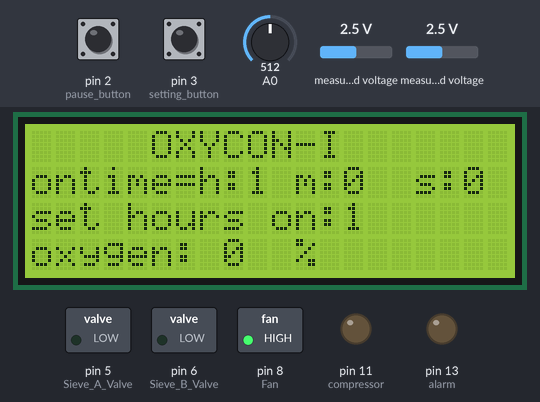
A sketch run on a simulated Arduino Uno, built with avr-gcc and run on an emulated ATmega328P. On the bench: 20×4 character LCD, switched loads named in the sketch (green lamp = pin HIGH), output pins drawn as LEDs (lit = HIGH). The test bench sets the inputs (shaded band); at power-on: pin 3 (setting_button) HIGH, pin 2 (pause_button) HIGH, A0 = 512, measured voltage 2.5 V. EEPROM starts erased; what the sketch prints to the serial monitor is not drawn.

Above: at 2.2 s.
2.3 s: pin 3 (setting_button) pulled LOW for 0.15 s
At 2.49 s:
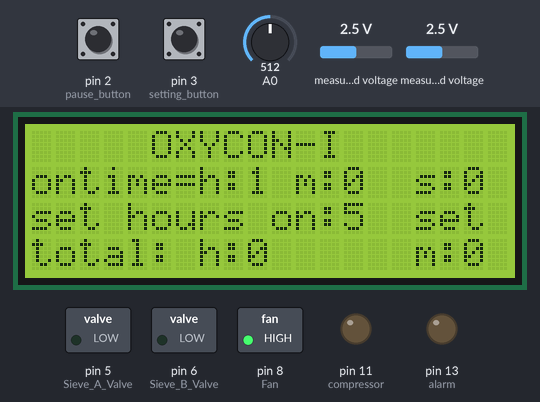
4.0 s: pin 2 (pause_button) pulled LOW for 0.15 s
At 5.7 s:
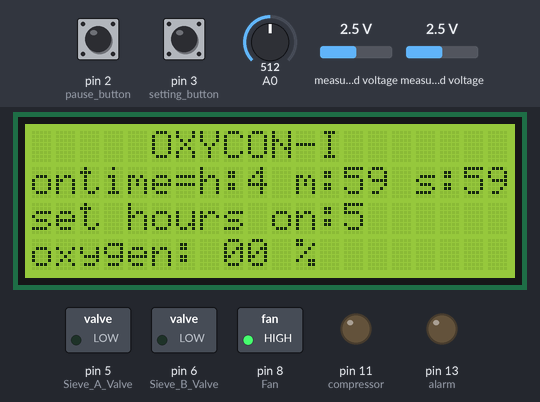
6.0 s: pin 2 (pause_button) pulled LOW for 1 s
At 6.5 s:
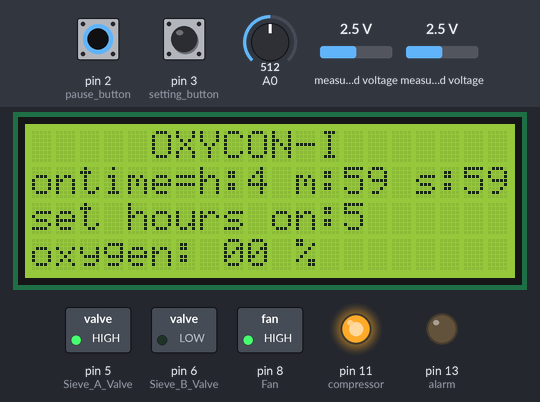
8.6 s: pin 3 (setting_button) pulled LOW for 1 s
At 10.7 s:
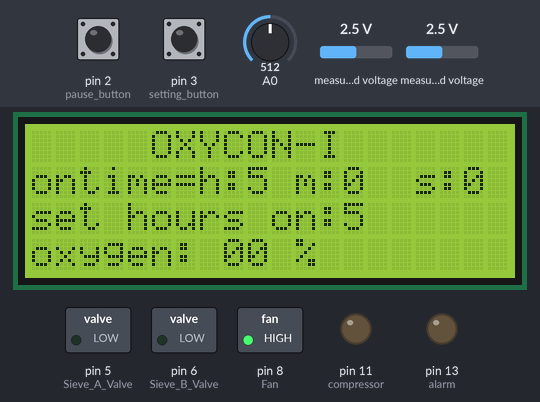
11.1 s: pin 3 (setting_button) pulled LOW for 3.2 s
At 11.9 s:
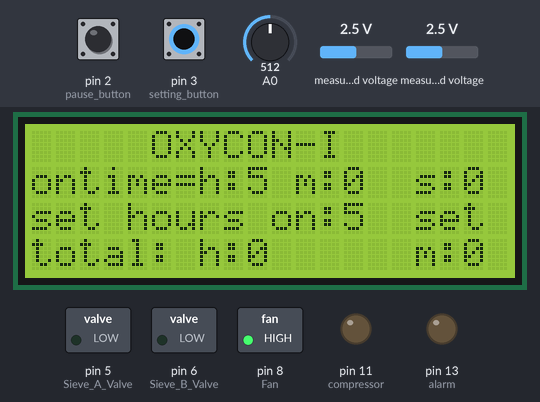
15.8 s: pin 2 (pause_button) driven LOW and pin 3 (setting_button) driven LOW
At 17.0 s:
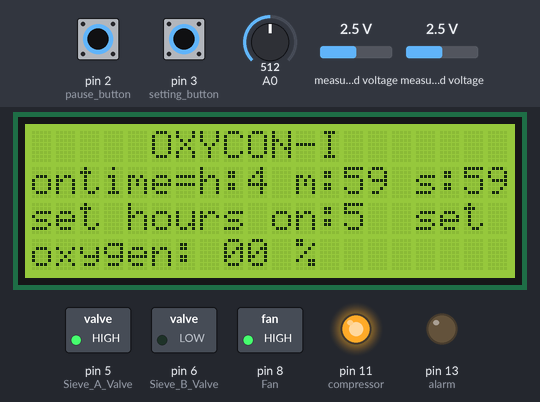
Timing chart, 0 to 26.1 s (numbered marks = the images above; inputs shaded):
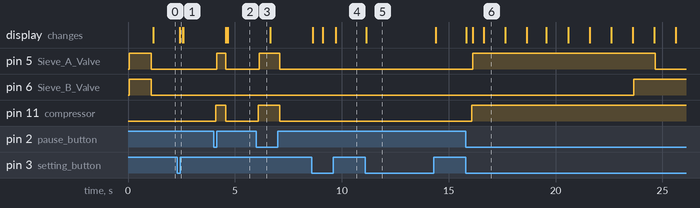

The sketch:

v1.3.1.ino
```cpp
#include <Wire.h>
#include <LiquidCrystal_I2C.h>

// Set the LCD address to 0x27 for a 16 chars and 2 line display
LiquidCrystal_I2C lcd(0x27, 20, 4);

int o2_raw;

#include <ADS1X15.h>
#include <EEPROM.h>
struct MyObject{
  float field1;
  byte field2;
  char name[10];
};

#include <avr/wdt.h>


ADS1115 ADS(0x48);

// RELAY PIN ASSIGNMENT
//**************************************************************************
int Sieve_A_Valve = 5; //Defined Pin as Variable
int Sieve_B_Valve = 6; //Defined Pin as Variable

int Fan = 8; //Defined Pin as Variable

// VARIABLE CREATION
//**************************************************************************
unsigned long Relay_Test_Delay; //delay variable creation
unsigned long Startup_Purge_Delay; //delay variable creation

unsigned long Production_Delay; //delay variable creation
unsigned long Flash_Delay; //delay variable creation

int Production_Delay_1; //delay variable creation
int Flash_Delay_1; //delay variable creation

int Production_Delay_2; //delay variable creation
int Flash_Delay_2; //delay variable creation
//**************************************


int pause_button = 2;
int setting_button = 3;
int pause_state;
int prev_pause_state;
int save_second;
int machine_state;
int compressor = 11;
int alarm = 13;
unsigned long currentMillis;
unsigned long seconds;
float seconds_millis;
unsigned long down_seconds;
unsigned long down_seconds_buffer;
unsigned long down_seconds_actual;
unsigned long prev_seconds;
unsigned long seconds_raw;
unsigned long minutes;
unsigned long hours;
int max_hours = 1;
long max_hours_seconds;
unsigned long days, pause_time, total_pause_time;
int elapsed;

unsigned long run_seconds;
unsigned long run_millis;
unsigned long run_millis_prev;
unsigned long run_minutes;
float run_minutes_eeprom;
int run_hours;
unsigned long run_minutes_actual;
unsigned long run_hours_actual;

unsigned long time_millis;
unsigned long time_cycle;
unsigned long prev_time_cycle;

unsigned long o2_time;
unsigned long o2_millis;
unsigned long o2_millis_prev;

unsigned long alarm_millis;
unsigned long alarm_millis_prev;
unsigned long alarm_time;

unsigned long eeprom_millis;
unsigned long eeprom_millis_prev;
unsigned long eeprom_time;

int cycle;
int o2;

int eeAddress = 0;
int eeAddress_seconds = 10;
int maintenance_time = 9000;
void setup() {
  lcd.begin();

  // Turn on the blacklight and print a message.
  lcd.backlight();


  cli();                      //stop interrupts
  //reset tccr
  TCCR1A = 0;                 // Reset entire TCCR1A to 0
  TCCR1B = 0;                 // Reset entire TCCR1B to 0

  //set prescalar
  TCCR1B |= B00000100;        //Set CS12 to 1 so we get prescalar 256

  //compare
  TIMSK1 |= B00000010;        //Set OCIE1A to 1 so we enable compare match A

  //set register val
  OCR1A = 31250;
  sei();                     //Enable back the interrupts


  while (!Serial) { }
  Serial.println("Begin conversion from millis to readable time");
  pinMode(pause_button, INPUT_PULLUP);
  pinMode(setting_button, INPUT_PULLUP);
  pinMode(alarm, OUTPUT);

  // STARTUP
  //**************************************************************************
  // Serial Port initialization
  Serial.begin(9600);


  // SET PIN MODE FOR PINS IN PROGRAM
  //**************************************************************************
  pinMode(Sieve_A_Valve, OUTPUT);
  pinMode(Sieve_B_Valve, OUTPUT);

  pinMode(Fan, OUTPUT);
  pinMode(compressor, OUTPUT);
  digitalWrite(compressor, LOW);
  //  SET DELAY TIMING HERE
  //**************************************************************************
  Relay_Test_Delay = 0;
  Startup_Purge_Delay = 1000;
  Production_Delay = 7500; //7000 - 8000 , 7400 best : 7000 //default 7500
  Flash_Delay = 1000; //best : 800 //default 1000

  // VALVE RELAY TEST SEQUENCE
  //**************************************************************************
  Serial.println("Relay Test Sequence");
  digitalWrite(Sieve_A_Valve, HIGH); //Turn on relay
  delay(Relay_Test_Delay);
  digitalWrite(Sieve_B_Valve, HIGH); //Turn on relay
  delay(Relay_Test_Delay);

  Serial.println("Valve Relay Test Sequence Complete");
  delay(Relay_Test_Delay);


  // STARTUP PURGE
  //**************************************************************************
  Serial.println("Relay Test Sequence");
  digitalWrite(Sieve_A_Valve, HIGH); //Turn on relay
  digitalWrite(Sieve_B_Valve, HIGH); //Turn on relay

  delay(Startup_Purge_Delay);


  // FAN CONTROL
  //**************************************************************************
  Serial.println("Program Starting...");
  delay(Relay_Test_Delay);
  digitalWrite(Fan, HIGH);
  Serial.println("Fan Switched On");


 ADS.begin();
 ADS.setGain(0);


 EEPROM.get( eeAddress, run_minutes_eeprom );
 EEPROM.get( eeAddress_seconds, seconds_millis);
 seconds = seconds_millis*1000;
 wdt_enable(WDTO_1S);

 Serial.println(seconds_millis,3);
}

void loop() {
// EEPROM.put(eeAddress_seconds, seconds_millis);
if(machine_state == 0){

  o2_millis_prev = millis();
  prev_time_cycle = millis();

  cycle = 0;

  digitalWrite(compressor, LOW);
  digitalWrite(Sieve_A_Valve, LOW);
  digitalWrite(Sieve_B_Valve, LOW);

  int setting_state = digitalRead(setting_button);
  if (setting_state==0) {
    lcd.setCursor(16, 2);
    lcd.print("set");
    max_hours = map(analogRead(A0), 0, 1022, 1, 9);
    if (max_hours > 8){
      max_hours = 8;
    }
    seconds = 0;
    EEPROM.put(eeAddress_seconds, 0.f);
    lcd.setCursor(0,3);
    lcd.print("total: h:");

    run_minutes_actual = run_minutes_eeprom*100;
    run_hours_actual = run_minutes_actual/60;
    run_minutes_actual %= 60;
    lcd.setCursor(16, 3);
    lcd.print("m:");
    lcd.setCursor(18, 3);
    lcd.print(run_minutes_actual);


    if (run_hours_actual < 10){
    lcd.setCursor(9, 3);
    lcd.print(run_hours_actual);
    lcd.setCursor(10, 3);
    lcd.print("      ");
    }
    if (run_hours_actual >= 10 && run_hours_actual < 100){
    lcd.setCursor(9, 3);
    lcd.print(run_hours_actual);
    lcd.setCursor(11, 3);
    lcd.print("     ");
    }
    if (run_hours_actual >= 100 && run_hours_actual < 1000){
    lcd.setCursor(9, 3);
    lcd.print(run_hours_actual);
    lcd.setCursor(12, 3);
    lcd.print("    ");
    }
    if (run_hours_actual >= 1000 && run_hours_actual < 10000){
    lcd.setCursor(9, 3);
    lcd.print(run_hours_actual);
    lcd.setCursor(13, 3);
    lcd.print("   ");
    }
    if (run_hours_actual > 10000){
    run_hours_actual = 10000;
    lcd.setCursor(9, 3);
    lcd.print(run_hours_actual);
    lcd.setCursor(14, 3);
    lcd.print("  ");
    }


  } else{
    //o2
    o2_process();

    lcd.setCursor(16, 2);
    lcd.print("   ");
  }

  //lcd.setCursor(15, 3);
  //lcd.print("      ");
  run_millis_prev = millis();
}

if (machine_state == 1) {

run_millis = millis();
run_seconds = (run_millis - run_millis_prev)/1000;
if(run_seconds > 60){
  //read eeprom

   EEPROM.get( eeAddress, run_minutes_eeprom );
 // EEPROM.get(0, run_minutes_eeprom);
  //count up
  run_minutes_eeprom = run_minutes_eeprom + 0.01;

 //write eeprom
  EEPROM.put(eeAddress, run_minutes_eeprom);


  EEPROM.put( eeAddress_seconds, (seconds_millis/1000));

  //stop timer
  run_millis_prev = millis();
}

eeprom_millis = millis();
eeprom_time = (eeprom_millis - eeprom_millis_prev) / 1000;


run_minutes_actual = run_minutes_eeprom*100;
run_hours_actual = run_minutes_actual/60;
run_minutes_actual %= 60;


digitalWrite(compressor, HIGH);
time_millis = millis();
time_cycle = time_millis - prev_time_cycle;

Production_Delay_1 = Production_Delay;
Flash_Delay_1 = Production_Delay + Flash_Delay;
Production_Delay_2 = Production_Delay + Flash_Delay + Production_Delay;
Flash_Delay_2 = Production_Delay + Flash_Delay + Production_Delay + Flash_Delay;


//Serial.println(Production_Delay_2);
//Serial.println(time_cycle);

//o2
o2_process();

if (time_cycle < Production_Delay_1){
  cycle = 1;
  digitalWrite(Sieve_A_Valve, HIGH); //prev h
  digitalWrite(Sieve_B_Valve, LOW); //prev l


}
if (time_cycle > Production_Delay_1 && time_cycle < Flash_Delay_1){
  cycle = 2;
  digitalWrite(Sieve_A_Valve, HIGH); //prev h
  digitalWrite(Sieve_B_Valve, HIGH); //prev h
}

if (time_cycle > Flash_Delay_1 && time_cycle < Production_Delay_2){
  cycle = 3;
  digitalWrite(Sieve_A_Valve, LOW); //prev l
  digitalWrite(Sieve_B_Valve, HIGH); //prev h
}

if (time_cycle > Production_Delay_2 && time_cycle < Flash_Delay_2){
  cycle = 4;
  digitalWrite(Sieve_A_Valve, HIGH); //prev h
  digitalWrite(Sieve_B_Valve, HIGH); //prev h
}


if(time_cycle > Flash_Delay_2){
  prev_time_cycle = millis();
//  lcd.clear();
}


}

//lcd display

if (run_hours_actual >= maintenance_time){ //>

  lcd.setCursor(0,0);
  lcd.print("MAINTENANCE TIME");
} else {
  lcd.setCursor(0,0);
  lcd.print("     OXYCON-I   ");

}


lcd.setCursor(0,2);
lcd.print("set hours on:");
lcd.setCursor(13, 2);
lcd.print(max_hours);

lcd.setCursor(0,1);
lcd.print("ontime=");


//hours
lcd.setCursor(7, 1);  //prev 17,1
lcd.print("h:");
lcd.setCursor(9, 1); //prev 19,1
lcd.print(hours);


//minutes
lcd.setCursor(11, 1);
lcd.print("m:");
if (minutes < 10){
lcd.setCursor(13, 1);
lcd.print(minutes);
lcd.setCursor(14, 1);
lcd.print(" ");
}
if (minutes >= 10){
lcd.setCursor(13, 1);
lcd.print(minutes);
}


//seconds
lcd.setCursor(16,1);  //prev 7,1
lcd.print("s:");

if (down_seconds < 10){
lcd.setCursor(18,1); //prev 9,1
lcd.print(down_seconds);
lcd.setCursor(19,1); //prev 10,1
lcd.print(" ");
}

if (down_seconds >= 10){
lcd.setCursor(18,1); //prev 9,1
lcd.print(down_seconds);
}


/*

 Serial.println(Flash_Delay_2);
  if (machine_state == 1){
  time_cycle = (machine_state * elapsed) + time_cycle;
  Serial.println((Production_Delay_2));

  if (time_cycle < Production_Delay_1){
    //CYCLE 1
  //**************************************************************************
  Serial.println("Sieve A Charge / Sieve B Purge");
  digitalWrite(Sieve_A_Valve, HIGH);
  digitalWrite(Sieve_B_Valve, LOW);

  //delay(Production_Delay);
  }

  if (time_cycle > Production_Delay_1 && time_cycle < Flash_Delay_1){
  //CYCLE 2
  //**************************************************************************
  Serial.println("Sieve A Charge / Sieve B Purge / Flush/PreCharge");
  digitalWrite(Sieve_A_Valve, HIGH);
  digitalWrite(Sieve_B_Valve, HIGH);

  //delay(Flash_Delay) ;
  }

  if (time_cycle > Flash_Delay_1 && time_cycle < Production_Delay_2){

    //CYCLE 3
  //**************************************************************************
  Serial.println("Sieve A Charge / Sieve B Purge");
  digitalWrite(Sieve_A_Valve, LOW);
  digitalWrite(Sieve_B_Valve, HIGH);

  //delay(Production_Delay);
  }

  if(time_cycle < Production_Delay_2 && time_cycle < Flash_Delay_2){
  //CYCLE 4
  //**************************************************************************
  Serial.println("Sieve A Charge / Sieve B Purge / Flush/PreCharge");
  digitalWrite(Sieve_A_Valve, HIGH);
  digitalWrite(Sieve_B_Valve, HIGH);

  //delay(Flash_Delay) ;
  }
  if (time_cycle > Flash_Delay_2){
    time_cycle = 0;
  }

  */
//  delay(100000000);

wdt_reset();
}


void o2_process (){
  //o2
int16_t val_01 = ADS.readADC_Differential_0_1();
float volts_01 = ADS.toVoltage(val_01);
o2_raw = map(val_01, 68, 313, 21, 100);
o2 = (o2_raw*0.9) + (o2*0.1);

o2_millis = millis();
o2_time = o2_millis - o2_millis_prev;

if (o2_time > 60000){
  if (o2 < 80){
    alarm_millis = millis();
    alarm_time = alarm_millis - alarm_millis_prev;
    if (alarm_time < 500){
    digitalWrite(alarm, HIGH);
    } else {
    digitalWrite(alarm, LOW);
    }

    if (alarm_time > 1000){
     alarm_millis_prev = millis();
    }

    lcd.setCursor(13, 3);
    lcd.print("o2 low");
  } else {
    digitalWrite(alarm, LOW);
    lcd.setCursor(13, 3);
    lcd.print("       ");
  }
} else {
    lcd.setCursor(13, 3);
    lcd.print("       ");
}

if (o2 > 99){
  o2 = 99;
}

lcd.setCursor(0, 3);
lcd.print("oxygen: ");
if(o2 < 100){
lcd.setCursor(8, 3);
lcd.print(o2);
lcd.setCursor(10,3);
lcd.print(" ");
}
lcd.setCursor(11, 3);
lcd.print("% ");

}


ISR(TIMER1_COMPA_vect){
  TCNT1  = 0;                  //First, set the timer back to 0 so it resets for next interrupt
  currentMillis = millis();
  max_hours_seconds = max_hours * 3600;
  //Serial.println(down_seconds_actual);
  //seconds = (currentMillis / 1000);
  seconds_raw = currentMillis/1000;
  seconds = ((machine_state * elapsed) + seconds);
  seconds_millis = seconds;

  down_seconds_actual = seconds;
  down_seconds = max_hours_seconds - seconds;

  //down_seconds_actual = max_hours_seconds - seconds;
//  minutes = (seconds / 60)+minutes;
    minutes = (down_seconds / 60);
//  hours = (minutes / 60)+hours;
    hours = minutes/60;
  days = hours / 24;
  currentMillis %= 1000;
//  seconds %= 60;
  down_seconds %= 60;

  minutes %= 60;
  hours %= 24;

  //down_seconds = down_seconds_buffer;
/*
  Serial.print("ts : ");
  Serial.print(currentMillis);
  Serial.print(" seconds : ");
  Serial.print(seconds);
  Serial.print(" minutes : ");
  Serial.print(minutes);
  Serial.print(" hours : ");
  Serial.print(hours);
  Serial.print(" t : ");
  */
  elapsed = seconds_raw - prev_seconds;
  Serial.print(elapsed);
  Serial.print(" ");
  Serial.print(seconds_millis/1000,4);
  pause_state = digitalRead(pause_button);
 //if (pause_state != prev_pause_state){


 if ((pause_state == 0) && ((hours > 0) || (minutes > 0) || (down_seconds > 0)) && (run_hours_actual < maintenance_time)){ //<
    machine_state = 1;

 }
 else{
   machine_state = 0;
    if ((hours > 0) || (minutes> 0) || (down_seconds > 0)){
      digitalWrite(alarm, LOW);
    } else {
      digitalWrite(alarm, HIGH);
      EEPROM.put(eeAddress_seconds, 0.f);
    }
 }


 prev_pause_state = pause_state;
 prev_seconds = seconds_raw;
 Serial.println(" ");
//
}
```

Measured:
- after the input at 2.3 s, the display: changes after 0.13 s (image 1)
- after the input at 4.0 s, pin 5 (Sieve_A_Valve): LOW → HIGH after 0.14 s, → LOW 0.43 s later; pin 11 (compressor): LOW → HIGH after 0.10 s, → LOW 0.47 s later; the display: first changes after 0.57 s (image 2 shows a later state)
- after the input at 6.0 s, pin 5 (Sieve_A_Valve): LOW → HIGH after 0.14 s, → LOW 0.97 s later; pin 11 (compressor): LOW → HIGH after 0.10 s, → LOW 1.0 s later
- after the input at 8.6 s, the display: first changes after 0.05 s (image 4 shows a later state)
- after the input at 11.1 s, the display: changes after 0.05 s (image 5)
- after the input at 15.8 s, pin 5 (Sieve_A_Valve): LOW → HIGH after 0.32 s, → LOW 8.5 s later; pin 6 (Sieve_B_Valve): LOW → HIGH after 7.8 s; pin 11 (compressor): LOW → HIGH after 0.28 s; the display: first changes at once (image 6 shows a later state)
